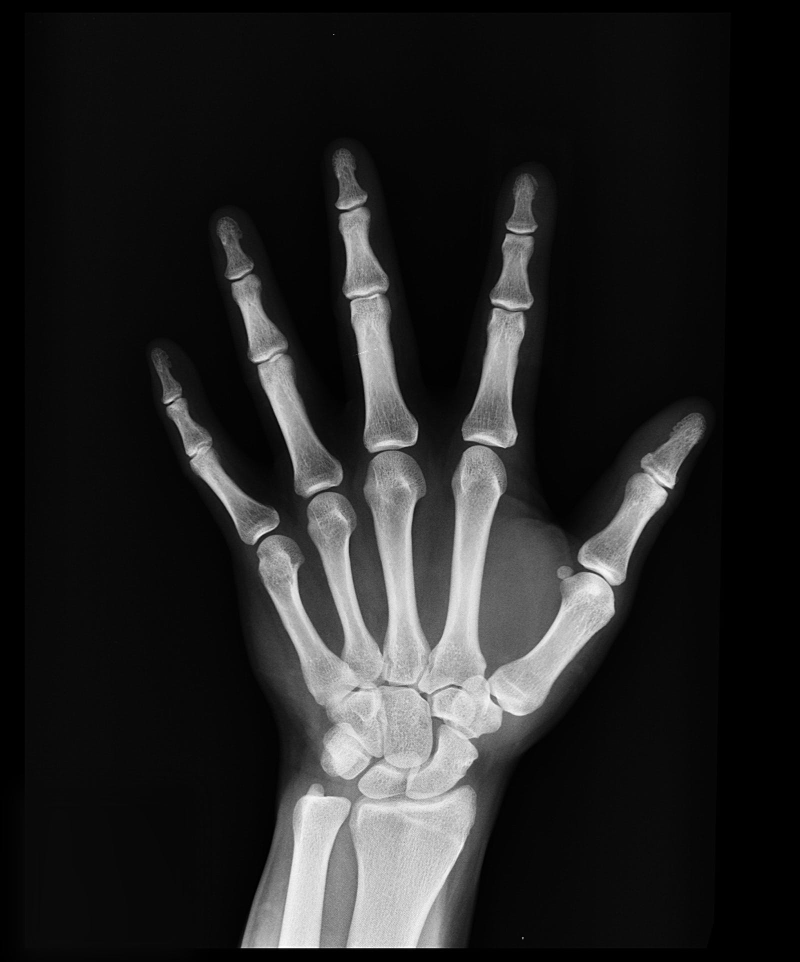
#> input picture Image Triming/image-orig.jpeg, 1600 x 1924 px (shown at 1/2 size)
$ jupyter execute trim-images.ipynb
#> lines starting #> are read from the running program, lines starting #| are printed output that depends on the picture; after the words box and inside, x2 and y2 are one past the last pixel; in counts of white or black regions, pixels touching at a corner belong together
#> further down, img is the input picture: shape (1924, 1600, 3); min 0, max 255, mean 36.6
#| (1924, 1600, 3)
This notebook shows how to trim and remove black areas in images. This is helpful to reduce size of the image while keeping useful image information that can be used in CNN.

[cell 1]
import numpy as np # linear algebra
import pandas as pd # data processing, CSV file I/O (e.g. pd.read_csv)
import os
import matplotlib.pyplot as plt
import matplotlib.image as mpimg
import sys
import cv2

[cell 2]
def img2roi(img):
#     img = img.squeeze()
    img = cv2.cvtColor(img,cv2.COLOR_BGR2GRAY)
#> img: shape (1924, 1600)

    # Binarize the image
    bin_img = cv2.threshold(img, 20, 255, cv2.THRESH_BINARY)[1]
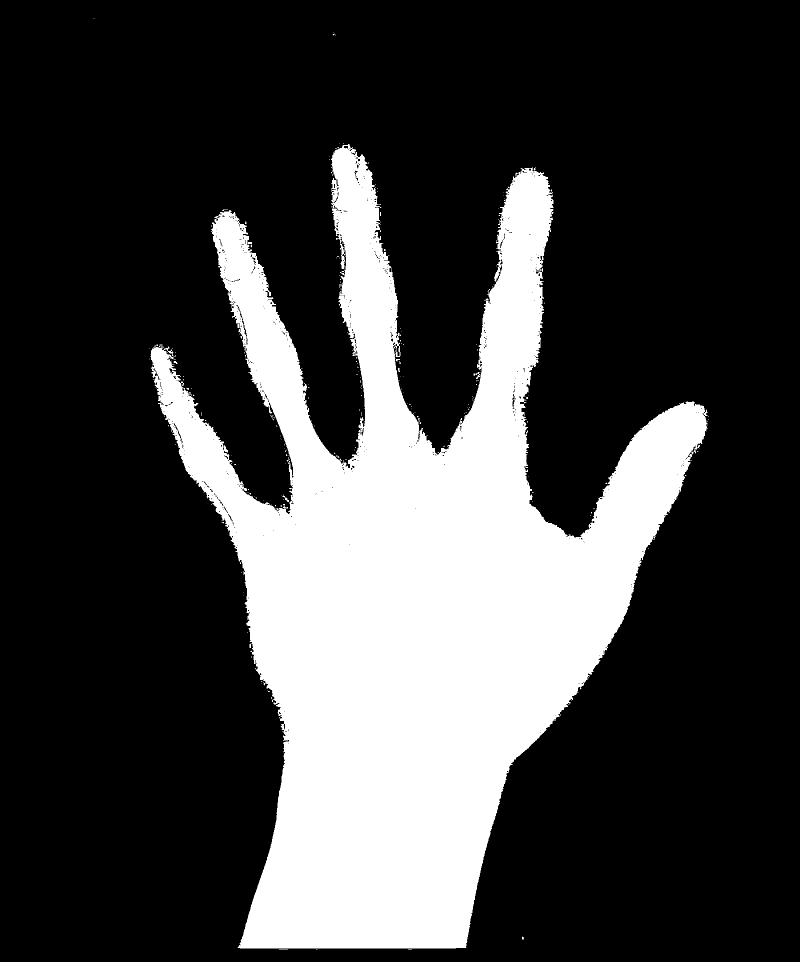
#> bin_img: shape (1924, 1600) (shown at 1/2 size); 25.1% white; 220 white regions (211 under 20 px)

    # Make contours around the binarized image, keep only the largest contour
    contours, _ = cv2.findContours(bin_img, cv2.RETR_EXTERNAL, cv2.CHAIN_APPROX_NONE)
#> contours = 220 contours, 215 with area under 20; largest, box (x1, y1, x2, y2) and area: (301, 288, 1418, 1897) 770366, (565, 989, 578, 1004) 32, (952, 744, 961, 758) 30, (475, 648, 479, 656) 21, (496, 484, 504, 488) 21
    contour = max(contours, key=cv2.contourArea)
#> contour = contour of 11156 points, box (x1, y1, x2, y2) (301, 288, 1418, 1897), area 770366

    # Find ROI from largest contour
    ys = contour.squeeze()[:, 0]
#> ys = 11156 values, max 1417 at index 7363, min 301 at index 3858, mean 776
    xs = contour.squeeze()[:, 1]
#> xs = 11156 values, max 1896 at index 5519, min 288 at index 0, mean 901.8
    roi =  img[np.min(xs):np.max(xs), np.min(ys):np.max(ys)]
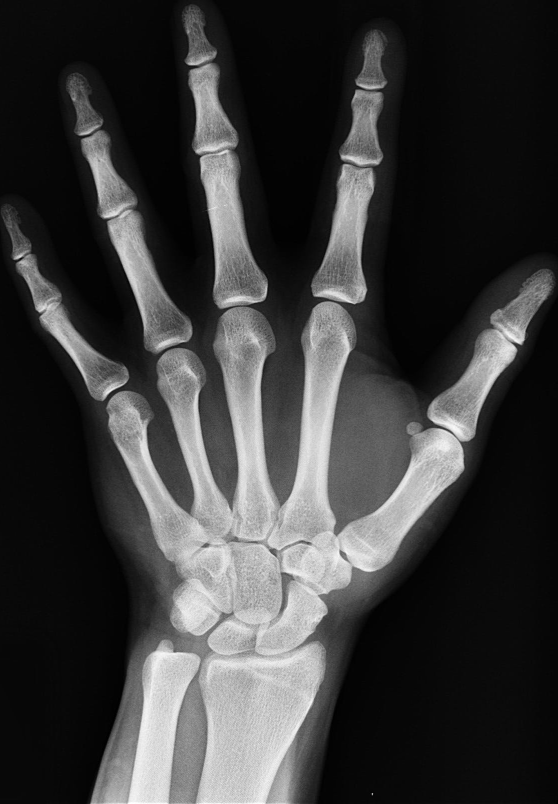
#> roi: shape (1608, 1116) (shown at 1/2 size); min 0, max 255, mean 58.6

    roi = cv2.resize(roi, (img.shape[1], img.shape[0]))
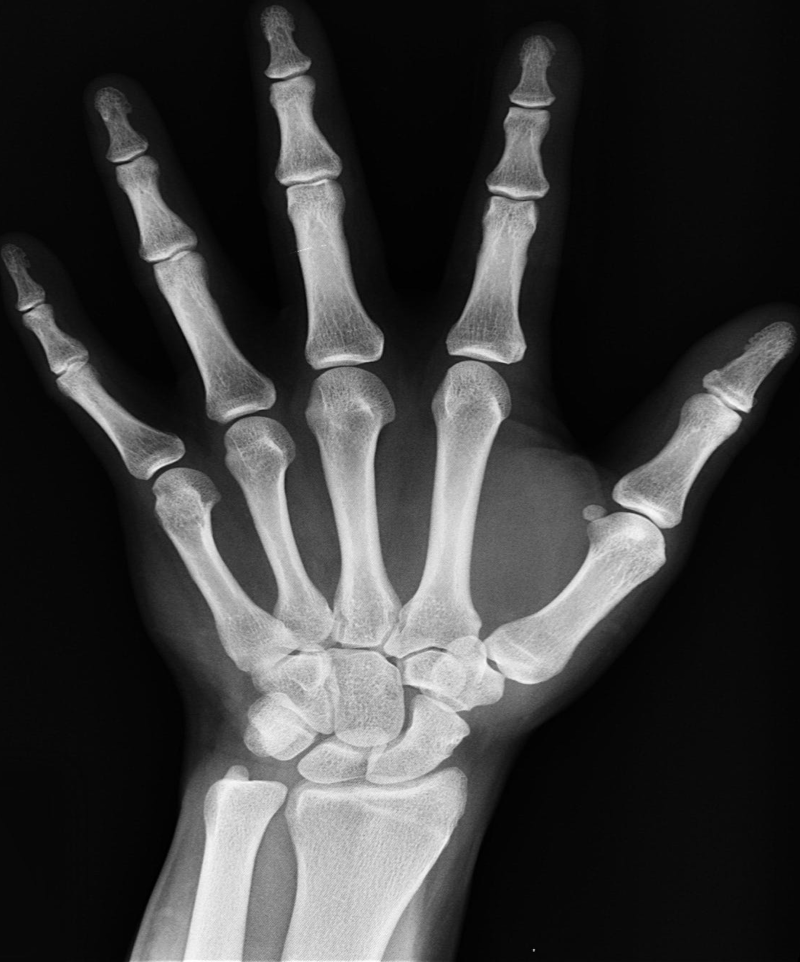
#> roi: shape (1924, 1600) (shown at 1/2 size); min 0, max 255, mean 58.6
    roi = cv2.cvtColor(roi,cv2.COLOR_GRAY2RGB)
#> roi: shape (1924, 1600, 3)
#     roi = np.expand_dims(roi, axis =-1)
    return roi

[cell 3]
os.listdir(os.getcwd())

[cell 4]
img = cv2.imread(os.getcwd() + '/image-orig.jpeg')

print(img.shape)
fig = plt.gcf()
fig.set_size_inches(10, 10)
# original image
plt.subplot(1,2,1)
imgplot = plt.imshow(img)
plt.title('original image')

plt.subplot(1,2,2)
imgplot = plt.imshow(img2roi(img))
plt.title('cropped image')
plt.show()
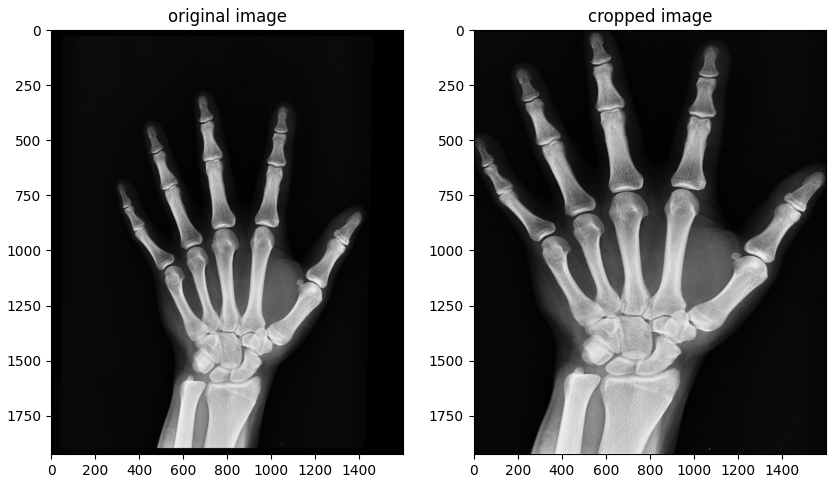
#> figure drawn by matplotlib, 2 panels
